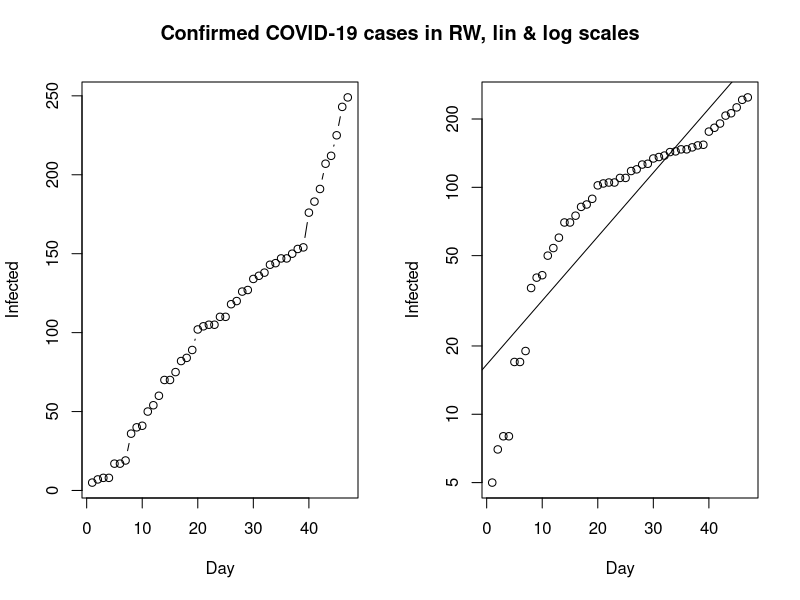
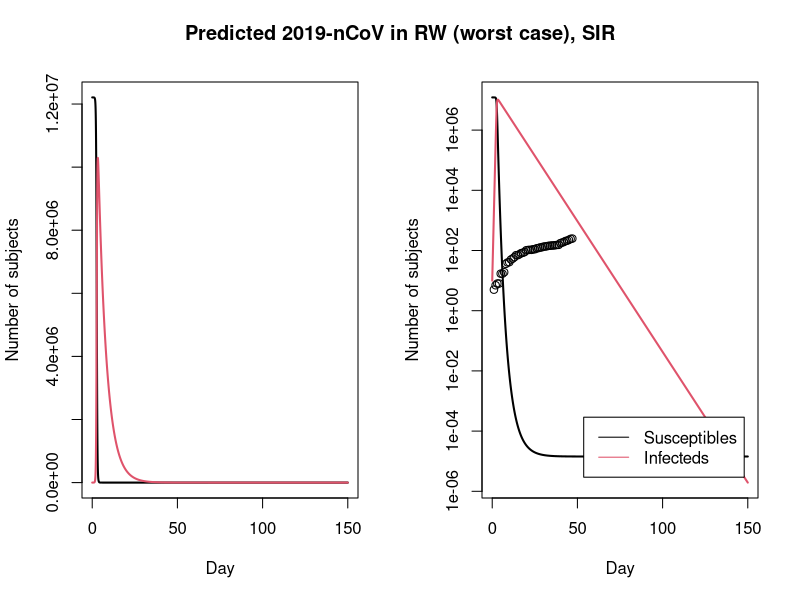
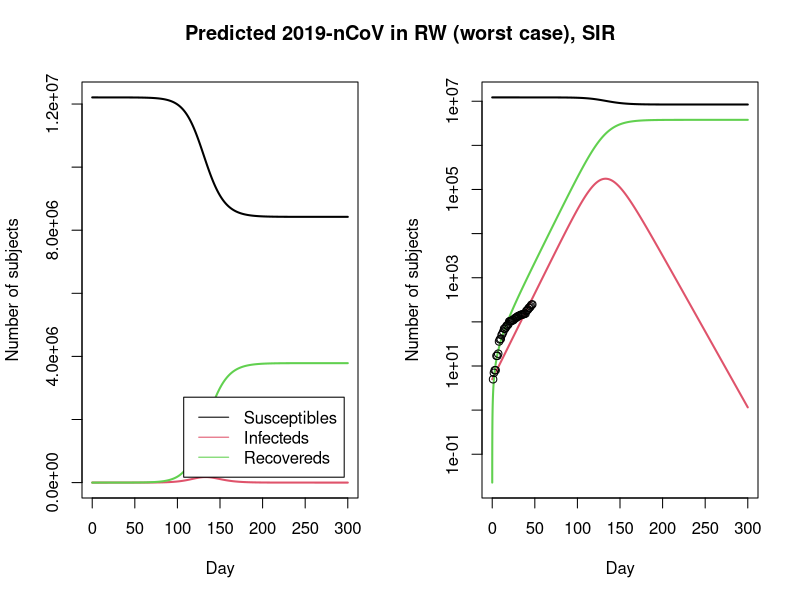
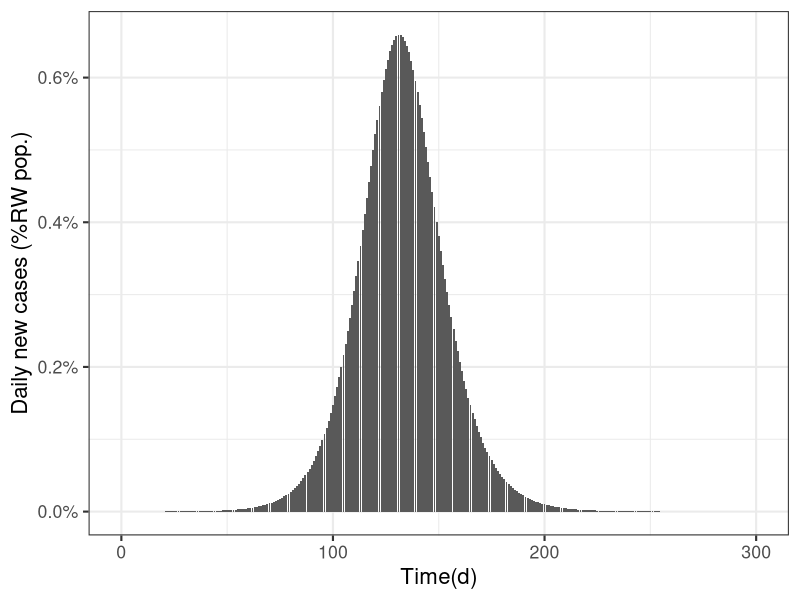

Write the R code that produced these figures, in order.
## source: https://github.com/bbolker/bbmisc/blob/master/peak_I_simple.rmd
# https://tinu.shinyapps.io/Flatten_the_Curve/
# https://staff.math.su.se/hoehle/blog/2020/03/16/flatteningthecurve.html


install.packages("tidyverse")
library(tidyverse)

install.packages("pillar")
library(pillar)

install.packages("tidyr")
library(tidyr)

install.packages("dplyr")
library(dplyr)

install.packages("magrittr")
library(dplyr)

install.packages("ggplot2")
library(ggplot2); theme_set(theme_bw(base_size=16))

######################################################################
# sources: https://raw.githubusercontent.com/hoehleatsu/hoehleatsu.github.io/master/_source/2020-03-16-flatteningthecurve.Rmd
# Function to compute the derivative of the ODE system
#
#  t - time
#  y - current state vector of the ODE at time t
#  parms - Parameter vector used by the ODE system
#
# Returns:
#  list with one component being a vector of length two containing
#  dS(t)/dt and dI(t)/dt
######################################################################


# SW
# Infected <- c(0,0,0,0,0,0,0,0,0,1,1,1,1,1,1,1,1,1,1,1,1,1,1,1,1,1,1,1,1,1,1,1,1,1,1,2,7,7,12,14,15,21,35,94,101,161,203,248,355,500,599,814,961,1022,1103,1190,1279,1439,1639,1763,1934,2046,2286,2526,2840,3069,3447,3700,4028,4435,4947,5568,6131,6443,6830,7206,7693,8419,9141,9685,10151,10151)

# FR
# Infected <- c(0,0,2,3,3,3,4,5,5,5,6,6,6,6,6,6,6,11,11,11,11,11,11,11,12,12,12,12,12,12,12,12,12,12,14,18,38,57,100,130,191,204,285,377,653,949,1126,1209,1784,2281,2281,3661,4469,4499,6633,7652,9043,10871,12612,14282,16018,19856,22304,25233,29155,32964,37575,40174,44550,52128,56989,59105,64338,89953,92839,98010,109069,112950,117749,124869,129654,129654)

# US
# Infected <- c(1,1,2,2,5,5,5,5,5,7,8,8,11,11,11,11,11,11,11,11,12,12,13,13,13,13,13,13,13,13,15,15,15,51,51,57,58,60,68,74,98,118,149,217,262,402,518,583,959,1281,1663,2179,2727,3499,4632,6421,7783,13747,19273,25600,33276,43847,53740,65778,83836,101657,121465,140909,161831,188172,213372,243762,275586,308853,337072,366667,396223,429052,461437,496535,526396,526396)

# BE #Note. count starting as of march 1st when cases>1
#Infected <- c(0,0,0,0,0,0,0,0,0,0,0,0,0,1,1,1,1,1,1,1,1,1,1,1,1,1,1,1,1,1,1,1,1,1,1,1,1,1,1,2,8,13,23,50,109,169,200,239,267,314,314,559,689,886,1058,1243,1486,1795,2257,2815,3401,3743,4269,4937,6235,7284,9134,10836,11899,12775,13964,15348,16770,18431,19691,20814,22194,23403,24983,26667,28018,28018)

# RW
Infected <- c(5,7,8,8,17,17,19,36,40,41,50,54,60,70,70,75,82,84,89,102,104,105,105,110,110,118,120,126,127,134,136,138,143,144,147,147,150,153,154,176,183,191,207,212,225,243,249)

Day <- 1:(length(Infected)) # length of the infection period

# Population size: 1e6 (1 milliion) or 1e7 (10 millions)
#N <- 1e6 OR, better, actual countries' population

#N <- 66000000 # pupulation of the UK
#N <- 10230000 # pupulation of the SW
#N <- 66990000 # pupulation of the FR
#N <- 32820000 # pupulation of the US
#N <- 11460000 # pupulation of the BE
N <- 12210000 # pupulation of the RW

# Plot coutnry's confirmed cases
old <- par(mfrow = c(1, 2))
#plot(Day, Infected, type ="b") # bubbles
plot(Day, Infected, type ="b")
plot(Day, Infected, log = "y") # type b by default
abline(lm(log10(Infected) ~ Day))
title("Confirmed COVID-19 cases in RW, lin & log scales", outer = TRUE, line = -2)


sir <- function(t, y, parms) {
  beta <- parms[1]
  gamma <- parms[2]
  S <- y[1]
  I <- y[2]
  return(list(c(S = -beta * S * I, I = beta * S * I - gamma * I)))
}


# Population size: 1e6 (1 milliion) or 1e7 (10 millions)
#N <- 1e6 
# Rate at which person stays in the infectious compartment (disease specific and tracing specific)
# γ=0.2 corresponding here to an average length of the infective period of 5 days.
gamma <- 1/5 
#gamma <- 0.3813767
# Infectious contact rate - beta = R0/N*gamma and when R0 \approx 2.25 then  2.25/N*gamma i.e
# a contact rate of β=0.0000004 means that the contact rate with a given individual is 0.0000004 contacts per day.
beta <- 4.5e-07 
#beta <- 0.6186234
# R0 for the beta and gamma values
# Altogether, this leads to an R0 of 2.25, which roughly corresponds to the R0 of SARS-CoV-2
#R0 <- beta*N/gamma
R0 <- beta/gamma
#[1] 2.25e-06
#[1] 1.62208


## We can now solve the ODE system using the above parameters and an initial number of infectious of, say, 10:

# Load package to numerically solve ODEs
library(deSolve)

# Grid where to evaluate
max_time <- 150
times <- seq(0, max_time, by=0.01)

# time in days, prediction to up to 90 days (highly unlikely fact will confirm the hypothesis though)
#fit <- data.frame(ode(y = init, times = t, func = SIR, parms = Opt_par))
fit <- data.frame(rk4(y = c(N - 10, 10), times = times, func = sir, parms = c(beta, gamma)))
col <- 1:3 # colour
print(fit)

#sink('fit1_RW_02052020.txt'); fit; sink()
#write.csv(fit, "fit1_RW_02052020.csv")

# Plot infection curve
matplot(fit$time, fit[ , 2:3], type = "l", xlab = "Day", ylab = "Number of subjects", lwd = 2, lty = 1, col = col)
matplot(fit$time, fit[ , 2:3], type = "l", xlab = "Day", ylab = "Number of subjects", lwd = 2, lty = 1, col = col, log = "y")

points(Day, Infected)
legend("bottomright", c("Susceptibles", "Infecteds"), lty = 1, lwd = 1, col = col, inset = 0.05)
title("Predicted 2019-nCoV in RW (worst case), SIR", outer = TRUE, line = -2)


# Plot the ODE system.
## let's try with this sir model and extrapolate to maybe 90 days, via epidemiologic modeling
SIR <- function(time, state, parameters) {
  par <- as.list(c(state, parameters))
  with(par, {
    dS <- -beta/N * I * S
    dI <- beta/N * I * S - gamma * I
    dR <- gamma * I
    list(c(dS, dI, dR))
  })
}


init <- c(S = N-Infected[1], I = Infected[1], R = 0)
RSS <- function(parameters) {
  names(parameters) <- c("beta", "gamma")
  out <- ode(y = init, times = Day, func = SIR, parms = parameters)
  fit <- out[ , 3]
  sum((Infected - fit)^2)
}

# general optimazion nethod based on Nelder-Mead
# https://en.wikipedia.org/wiki/Nelder%E2%80%93Mead_method
Opt <- optim(c(0.5, 0.5), RSS, method = "L-BFGS-B", lower = c(0, 0), upper = c(1, 1)) # optimize with some sensible conditions
Opt$message
## [1] [1] "ERROR: ABNORMAL_TERMINATION_IN_LNSRCH"

Opt_par <- setNames(Opt$par, c("beta", "gamma"))
print(Opt_par)
#     beta     gamma 
#0.5448481 0.4551519 


# Grid where to evaluate
max_time <- 300 # here predictions up to 150 days, i.e + (length(Day)-max_time) beyond length(Day)
times <- seq(0, max_time, by=0.01)

# time in days, prediction to up to 90 days (highly unlikely fact will confirm the hypothesis though)
#fit <- data.frame(ode(y = init, times = t, func = SIR, parms = Opt_par))
fit <- data.frame(ode(y = init, times = times, func = SIR, parms = Opt_par))
col <- 1:3 # colour
print(fit)

#sink('fit0_RW_02052020.txt'); fit; sink()
#write.csv(fit, "fit0_RW_02052020.csv")


# Plot infection curve
matplot(fit$time, fit[ , 2:4], type = "l", xlab = "Day", ylab = "Number of subjects", lwd = 2, lty = 1, col = col)
legend("bottomright", c("Susceptibles", "Infecteds", "Recovereds"), lty = 1, lwd = 1, col = col, inset = 0.05)
matplot(fit$time, fit[ , 2:4], type = "l", xlab = "Day", ylab = "Number of subjects", lwd = 2, lty = 1, col = col, log = "y")

points(Day, Infected)
#legend("bottomright", c("Susceptibles", "Infecteds", "Recovereds"), lty = 1, lwd = 1, col = col, inset = 0.05)
title("Predicted 2019-nCoV in RW (worst case), SIR", outer = TRUE, line = -2)

#Rplot0_covid19-RW-new-cases_02052020

## We can now solve the ODE system using the above parameters and an initial number of infectious of, say, 10:
# Load package to numerically solve ODEs
library(deSolve)

# Solve ODE system using Runge-Kutta numerical method.
# ode_solution <- rk4(y = c(N - 10, 10), times = times, func = sir, parms = c(beta, gamma)) %>%
ode_solution <- ode(y = init, times = times, func = SIR, parms = Opt_par) %>%
  as.data.frame() %>%
  setNames(c("t", "S", "I", "R")) %>%
  mutate(beta = beta, gama = gamma, R0 = N * beta / gamma, s = S / N, i = I / N, type = "without_intervention")

ode_solution_daily <- ode_solution %>%
  filter(t %in% seq(0, max_time, by = 1)) %>%
  mutate(C = if_else(row_number() == 1, 0, lag(S) - S), c = C / N)


## The epidemic curve of new infections per day is shown below:
df_plot <- ode_solution_daily %>% select(t, c) %>% 
  pivot_longer(-t, names_to= "Quantity", values_to = "Proportion") 
ggplot(df_plot, aes(x=t, y=Proportion)) + geom_col() + 
  xlab("Time(d)") + ylab("Daily new cases (%RW pop.)") + scale_y_continuous(labels=scales::percent)


# Function to compute the final size.
s_inf <- function(R0) {
  
  f_target <- function(x) { x - exp(-R0*(1-x)) }
  
  result <- uniroot(f_target, lower=1e-12, upper=1-1e-12)$root
  
  return(result)
}

# Final proportion of infected.
#1 - s_inf(R0)
#[1] 0.8534382


## We can use the above equation to verify that the larger $R_0$, the larger is the final size of the outbreak:
R0_grid <- c(1.25, 1.5, 1.75,2, 2.25, 2.5, 3)
map_dbl( R0_grid, ~ 1-s_inf(.x)) %>% setNames(R0_grid) %>% scales::percent(accuracy=1)
